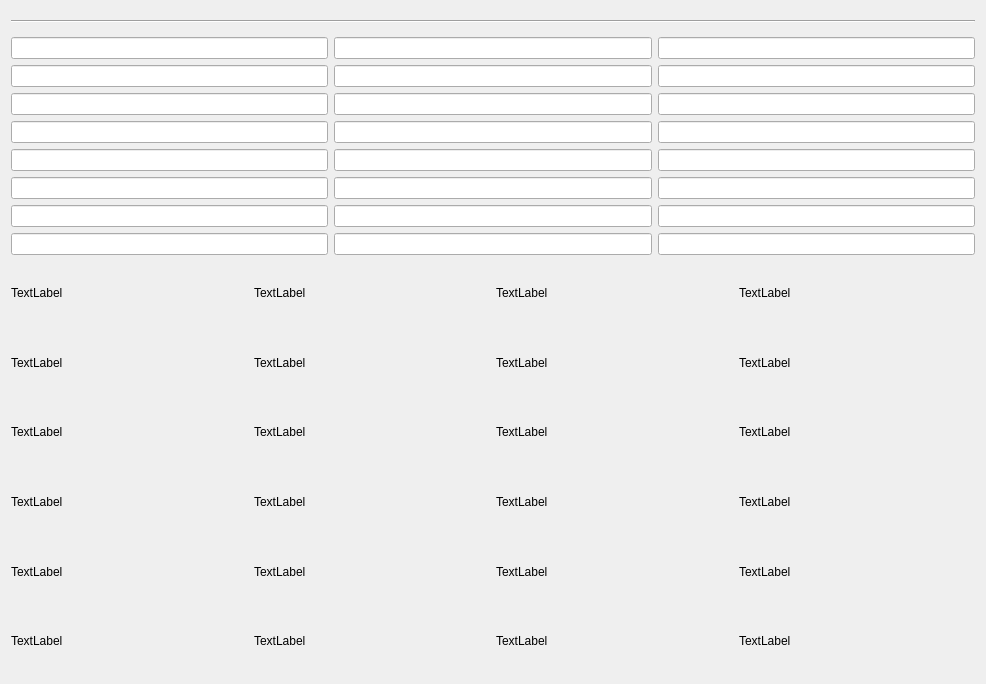
<?xml version="1.0" encoding="UTF-8"?>
<ui version="4.0">
 <class>Form</class>
 <widget class="QWidget" name="Form">
  <property name="geometry">
   <rect>
    <x>0</x>
    <y>0</y>
    <width>986</width>
    <height>684</height>
   </rect>
  </property>
  <property name="windowTitle">
   <string>Form</string>
  </property>
  <layout class="QVBoxLayout" name="verticalLayout">
   <item>
    <widget class="Line" name="line">
     <property name="minimumSize">
      <size>
       <width>0</width>
       <height>20</height>
      </size>
     </property>
     <property name="orientation">
      <enum>Qt::Horizontal</enum>
     </property>
    </widget>
   </item>
   <item>
    <layout class="QGridLayout" name="gridLayout">
     <item row="0" column="0">
      <widget class="QLineEdit" name="c1"/>
     </item>
     <item row="3" column="0">
      <widget class="QLineEdit" name="c4"/>
     </item>
     <item row="4" column="0">
      <widget class="QLineEdit" name="c5"/>
     </item>
     <item row="1" column="2">
      <widget class="QLineEdit" name="c18"/>
     </item>
     <item row="7" column="0">
      <widget class="QLineEdit" name="c8"/>
     </item>
     <item row="0" column="1">
      <widget class="QLineEdit" name="c9"/>
     </item>
     <item row="1" column="0">
      <widget class="QLineEdit" name="c2"/>
     </item>
     <item row="2" column="0">
      <widget class="QLineEdit" name="c3"/>
     </item>
     <item row="1" column="1">
      <widget class="QLineEdit" name="c10"/>
     </item>
     <item row="5" column="0">
      <widget class="QLineEdit" name="c6"/>
     </item>
     <item row="6" column="0">
      <widget class="QLineEdit" name="c7"/>
     </item>
     <item row="0" column="2">
      <widget class="QLineEdit" name="c17"/>
     </item>
     <item row="2" column="2">
      <widget class="QLineEdit" name="c19"/>
     </item>
     <item row="3" column="2">
      <widget class="QLineEdit" name="c20"/>
     </item>
     <item row="4" column="2">
      <widget class="QLineEdit" name="c21"/>
     </item>
     <item row="5" column="2">
      <widget class="QLineEdit" name="c22"/>
     </item>
     <item row="6" column="2">
      <widget class="QLineEdit" name="c23"/>
     </item>
     <item row="7" column="2">
      <widget class="QLineEdit" name="c24"/>
     </item>
     <item row="7" column="1">
      <widget class="QLineEdit" name="c16"/>
     </item>
     <item row="6" column="1">
      <widget class="QLineEdit" name="c15"/>
     </item>
     <item row="5" column="1">
      <widget class="QLineEdit" name="c14"/>
     </item>
     <item row="4" column="1">
      <widget class="QLineEdit" name="c13"/>
     </item>
     <item row="3" column="1">
      <widget class="QLineEdit" name="c12"/>
     </item>
     <item row="2" column="1">
      <widget class="QLineEdit" name="c11"/>
     </item>
    </layout>
   </item>
   <item>
    <layout class="QGridLayout" name="gridLayout_2">
     <item row="5" column="2">
      <widget class="QLabel" name="l19">
       <property name="text">
        <string>TextLabel</string>
       </property>
      </widget>
     </item>
     <item row="4" column="3">
      <widget class="QLabel" name="l16">
       <property name="text">
        <string>TextLabel</string>
       </property>
      </widget>
     </item>
     <item row="0" column="2">
      <widget class="QLabel" name="l3">
       <property name="text">
        <string>TextLabel</string>
       </property>
      </widget>
     </item>
     <item row="4" column="0">
      <widget class="QLabel" name="l13">
       <property name="text">
        <string>TextLabel</string>
       </property>
      </widget>
     </item>
     <item row="5" column="3">
      <widget class="QLabel" name="l20">
       <property name="text">
        <string>TextLabel</string>
       </property>
      </widget>
     </item>
     <item row="0" column="1">
      <widget class="QLabel" name="l2">
       <property name="text">
        <string>TextLabel</string>
       </property>
      </widget>
     </item>
     <item row="2" column="0">
      <widget class="QLabel" name="l9">
       <property name="text">
        <string>TextLabel</string>
       </property>
      </widget>
     </item>
     <item row="1" column="3">
      <widget class="QLabel" name="l8">
       <property name="text">
        <string>TextLabel</string>
       </property>
      </widget>
     </item>
     <item row="2" column="3">
      <widget class="QLabel" name="l12">
       <property name="text">
        <string>TextLabel</string>
       </property>
      </widget>
     </item>
     <item row="6" column="1">
      <widget class="QLabel" name="l22">
       <property name="text">
        <string>TextLabel</string>
       </property>
      </widget>
     </item>
     <item row="6" column="0">
      <widget class="QLabel" name="l21">
       <property name="text">
        <string>TextLabel</string>
       </property>
      </widget>
     </item>
     <item row="5" column="1">
      <widget class="QLabel" name="l18">
       <property name="text">
        <string>TextLabel</string>
       </property>
      </widget>
     </item>
     <item row="2" column="1">
      <widget class="QLabel" name="l10">
       <property name="text">
        <string>TextLabel</string>
       </property>
      </widget>
     </item>
     <item row="1" column="1">
      <widget class="QLabel" name="l6">
       <property name="text">
        <string>TextLabel</string>
       </property>
      </widget>
     </item>
     <item row="6" column="3">
      <widget class="QLabel" name="l24">
       <property name="text">
        <string>TextLabel</string>
       </property>
      </widget>
     </item>
     <item row="1" column="2">
      <widget class="QLabel" name="l7">
       <property name="text">
        <string>TextLabel</string>
       </property>
      </widget>
     </item>
     <item row="1" column="0">
      <widget class="QLabel" name="l5">
       <property name="text">
        <string>TextLabel</string>
       </property>
      </widget>
     </item>
     <item row="0" column="0">
      <widget class="QLabel" name="l1">
       <property name="text">
        <string>TextLabel</string>
       </property>
      </widget>
     </item>
     <item row="6" column="2">
      <widget class="QLabel" name="l23">
       <property name="text">
        <string>TextLabel</string>
       </property>
      </widget>
     </item>
     <item row="0" column="3">
      <widget class="QLabel" name="l4">
       <property name="text">
        <string>TextLabel</string>
       </property>
      </widget>
     </item>
     <item row="5" column="0">
      <widget class="QLabel" name="l17">
       <property name="text">
        <string>TextLabel</string>
       </property>
      </widget>
     </item>
     <item row="4" column="1">
      <widget class="QLabel" name="l14">
       <property name="text">
        <string>TextLabel</string>
       </property>
      </widget>
     </item>
     <item row="2" column="2">
      <widget class="QLabel" name="l11">
       <property name="text">
        <string>TextLabel</string>
       </property>
      </widget>
     </item>
     <item row="4" column="2">
      <widget class="QLabel" name="l15">
       <property name="text">
        <string>TextLabel</string>
       </property>
      </widget>
     </item>
    </layout>
   </item>
  </layout>
 </widget>
 <tabstops>
  <tabstop>c1</tabstop>
  <tabstop>c2</tabstop>
  <tabstop>c3</tabstop>
  <tabstop>c4</tabstop>
  <tabstop>c5</tabstop>
  <tabstop>c6</tabstop>
  <tabstop>c7</tabstop>
  <tabstop>c8</tabstop>
  <tabstop>c9</tabstop>
  <tabstop>c10</tabstop>
  <tabstop>c11</tabstop>
  <tabstop>c12</tabstop>
  <tabstop>c13</tabstop>
  <tabstop>c14</tabstop>
  <tabstop>c15</tabstop>
  <tabstop>c16</tabstop>
  <tabstop>c17</tabstop>
  <tabstop>c18</tabstop>
  <tabstop>c19</tabstop>
  <tabstop>c20</tabstop>
  <tabstop>c21</tabstop>
  <tabstop>c22</tabstop>
  <tabstop>c23</tabstop>
  <tabstop>c24</tabstop>
 </tabstops>
 <resources/>
 <connections/>
</ui>
